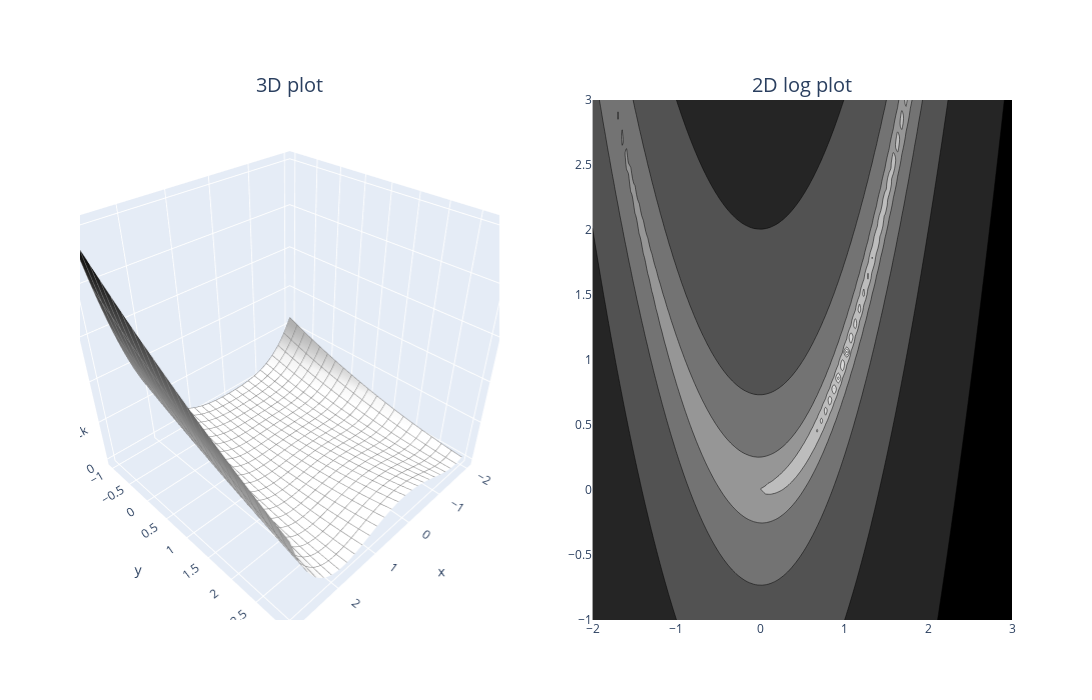

Write notebook code for a chart like this one.
### Markdown cell above
(The first part of the day was spent reading up on the different optimizers. Gained some interesting intuitions! Especially liked the one that essentially all optimizers are acting as preconditioners to your gradients in an attempt to reflect 'how much the gradients are allowed to change'; gradient descrent just means your aren't preconditioning.)

### Code cell
def rosenbrocks_banana(x: t.Tensor, y: t.Tensor, a=1, b=100) -> t.Tensor:
    return (a-x)**2 + b*(y-x**2)**2

x_range = [-2, 3]
y_range = [-1, 3]
fig = utils.plot_fn(rosenbrocks_banana, x_range, y_range, log_scale = True)
fig
